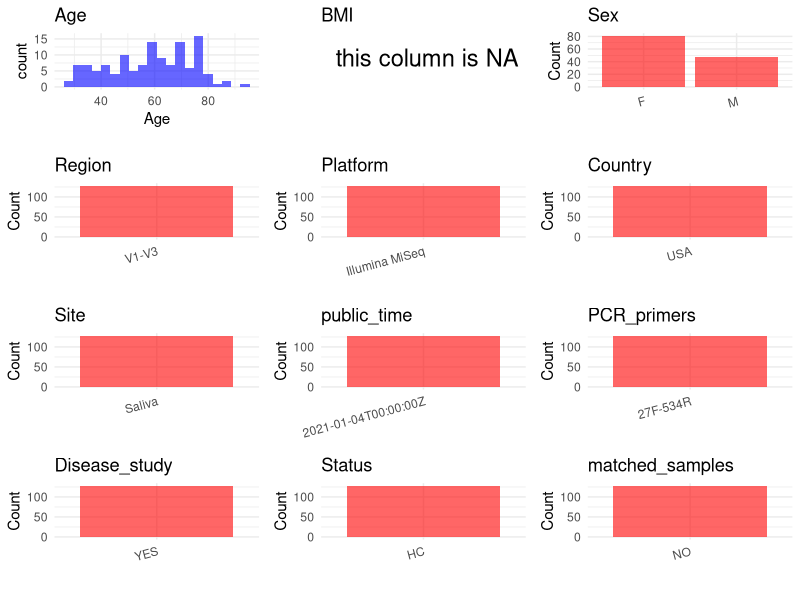

Source code (R): (Note: this script raises an error after producing the figure.)
## ---- chunk 1
# Load necessary libraries
library(dplyr)
library(ggplot2)
library(cowplot)

# Set working directory (update this path to your local directory)
setwd("D:/oral_project/PRJNA674379")

# Read the initial metadata files
initial_meta<-read.csv("SraRunTable.csv",header = T)

# Combine the two metadata files
#meta <- rbind(initial_meta, initial_meta1)

#Remove entries non-oral samples
#initial_meta <- subset(initial_meta,isolate %in% c("saliva","tongue coat"))

# Check the number of samples containing "HT" in Sample.Name (e.g., healthy controls)
#nrow(subset(meta, grepl("HT", Sample.Name)))

# Display the first few rows of the metadata
head(initial_meta)
## ---- chunk 2
# Create a uniform metadata dataframe
metadata <- data.frame(
  BioProject = initial_meta$BioProject,
  Run = initial_meta$Run,
  sample_name = initial_meta$Sample.Name,
  Age = initial_meta$host_age,
  BMI = NA,
  Sex = initial_meta$host_sex,
  Region = "V1-V3",
  Platform = initial_meta$Instrument,
  Country = initial_meta$geo_loc_name_country,
  Site = initial_meta$host_tissue_sampled,
  public_time = initial_meta$ReleaseDate,
  stringsAsFactors = FALSE
)
## ---- chunk 3
metadata <- metadata %>%
  mutate(
    Sex = case_when(
      Sex == "female" ~ "F",
      Sex == "male" ~ "M",
    )
  )
## ---- chunk 4
# Add information obtained from the publication
metadata$PCR_primers <- "27F-534R"
metadata$title <- "A Correlation Study of the Microbiota Between Oral Cavity and Tonsils in Children With Tonsillar Hypertrophy"
metadata$Disease_study <- "YES"
# Assign disease status based on sample_name patterns
metadata$Status<-"HC"

#get subjects id according to sample id
metadata$sample_name<-gsub("Guy|Rahe","",metadata$sample_name)
#get subjects id with Saliva available
keep_subjects<-subset(metadata,Site %in% "Saliva")
#remove subjects without Saliva samples
metadata<-subset(metadata,sample_name %in% keep_subjects$sample_name)
#get subjects sampling counts
sample_counts <- table(metadata$sample_name)
# Create matched_samples column, any subjects have >=2 samples will be label "YES", otherwise "NO"
metadata$matched_samples <- ifelse(metadata$sample_name %in% names(sample_counts[sample_counts >= 2]), "YES", "NO")
## ---- chunk 5
# Check the number of unique runs and sample names
print(paste("Number of unique runs:", length(unique(metadata$Run))))
print(paste("Number of unique sample names:", length(unique(metadata$sample_name))))
## ---- chunk 6
# Select columns for visualization
plot_data <- metadata %>%
  select(-BioProject, -Run, -sample_name, -title)

# Function to create simple plots for each column
create_simple_plots <- function(data) {
  plots <- list()
  
  for (col in colnames(data)) {
    # Check if the column is all NA
    if (all(is.na(data[[col]]))) {
      # Create an empty plot with text indicating all NA
      p <- ggplot() +
        annotate("text", x = 0.5, y = 0.5, label = "this column is NA", size = 6) +
        labs(title = col) +
        theme_void()
    } else if (is.numeric(data[[col]])) {
      # Numeric variable: histogram
      p <- ggplot(data, aes(x = .data[[col]])) +
        geom_histogram(fill = "blue", alpha = 0.6, bins = 20, na.rm = TRUE) +
        labs(title = col) +
        theme_minimal()
    } else {
      # Categorical variable: bar plot (remove NA values)
      count_data <- as.data.frame(table(data[[col]], useNA = "ifany"))
      p <- ggplot(count_data, aes(x = reorder(Var1, -Freq), y = Freq)) +
        geom_col(fill = "red", alpha = 0.6) +
        labs(title = col, x = NULL, y = "Count") +
        theme_minimal() +
        theme(axis.text.x = element_text(angle = 15, hjust = 1))
    }
    plots[[col]] <- p
  }
  
  return(plots)
}

# Generate and arrange plots
plots <- create_simple_plots(plot_data)
p<-plot_grid(plots$Age, 
          plots$BMI, 
          plots$Sex, 
          plots$Region, 
          plots$Platform, 
          plots$Country, 
          plots$Site,
          plots$public_time, 
          plots$PCR_primers,
          plots$Disease_study,
          plots$Status,
          plots$matched_samples,# add 
          ncol = 3, align = "hv", axis = "lb")
ggsave("Metadata_Summary.png", plot = p, width = 8, height = 6, dpi = 150)
## ---- chunk 7
knitr::include_graphics("Metadata_Summary.png")
## ---- chunk 8
# Reorder columns to match the desired format
metadata <- metadata[, c(
  "BioProject", "Run", "sample_name", "Age", "BMI", "Sex", 
  "Region", "Platform", "Country", "Site", "public_time", 
  "PCR_primers", "title", "Disease_study", "Status","matched_samples"
)]

# Export the uniform metadata to a CSV file
write.csv(metadata, file = "metadata.csv", quote = TRUE)
head(metadata)
